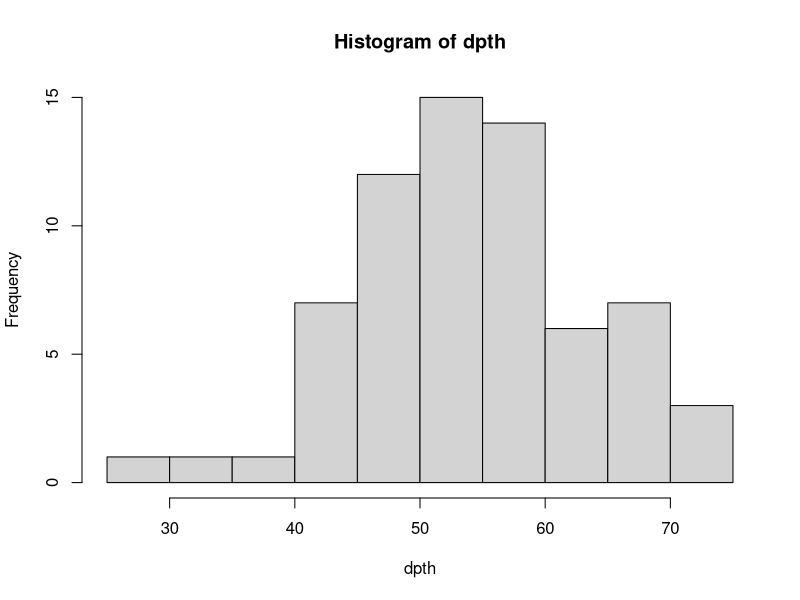
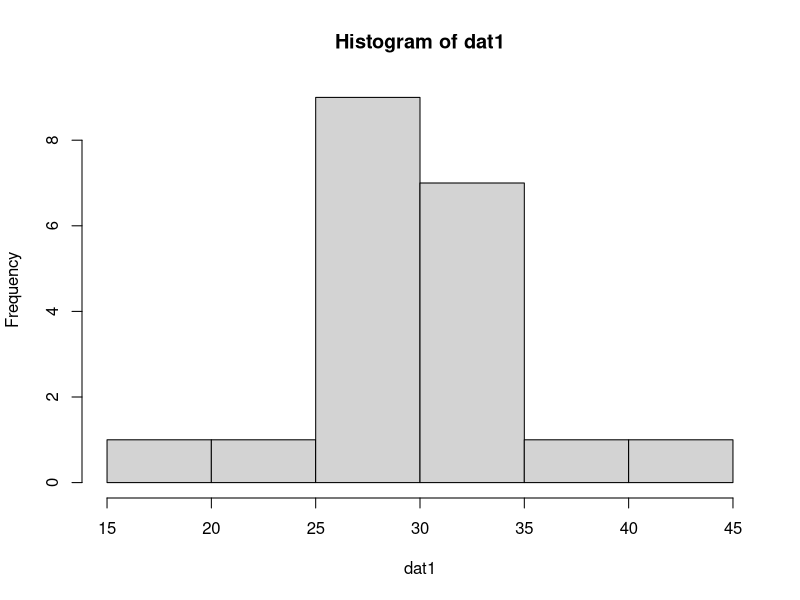
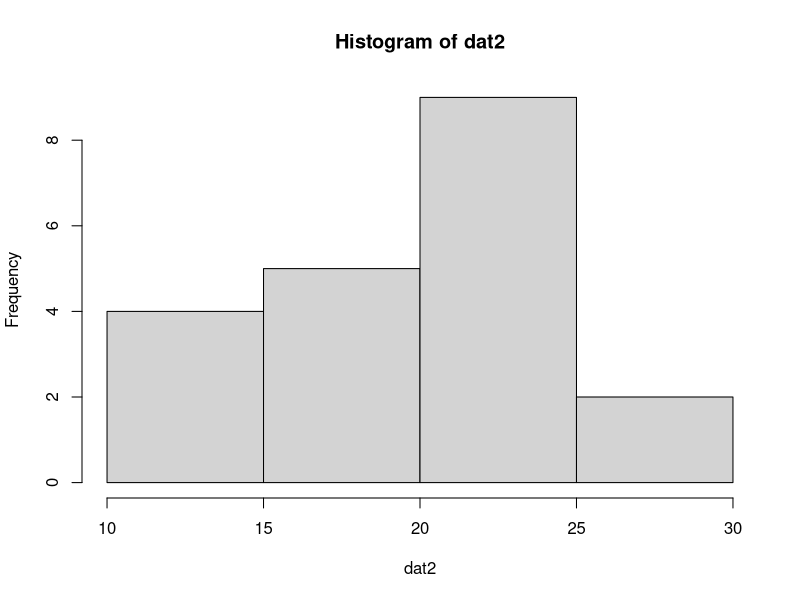
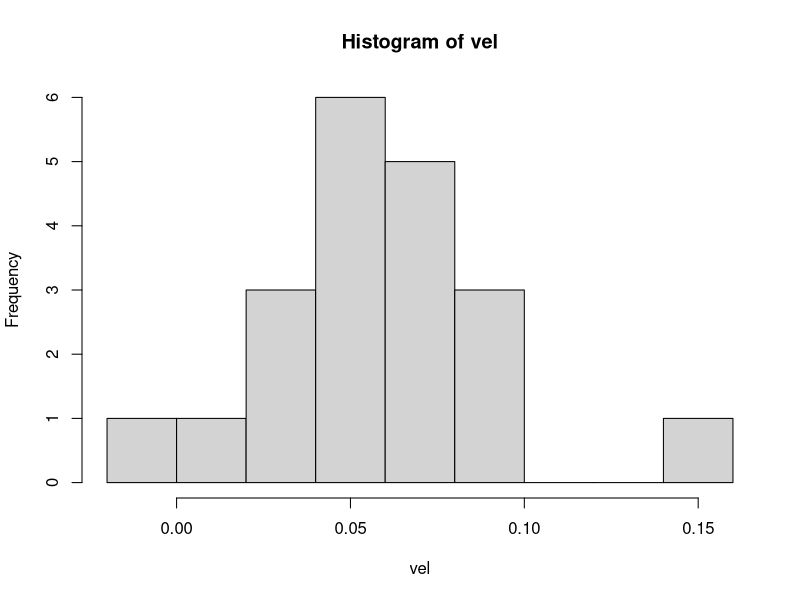
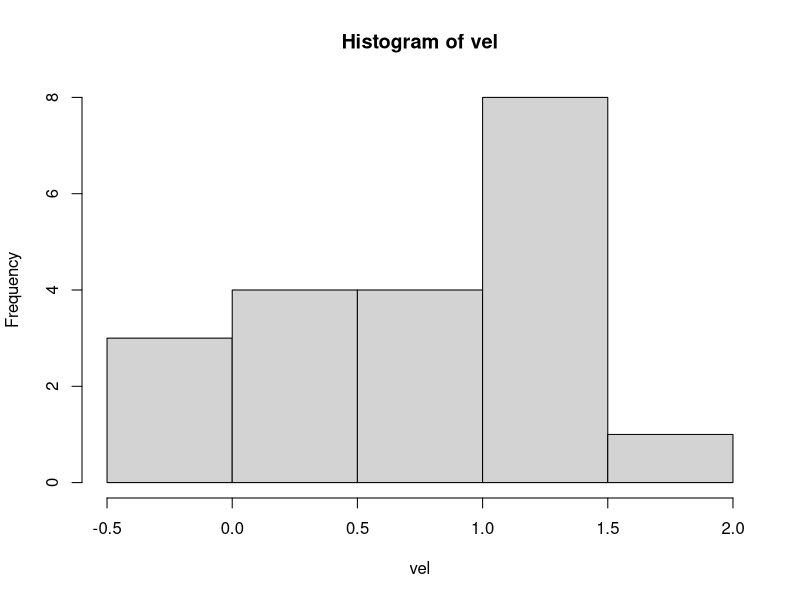
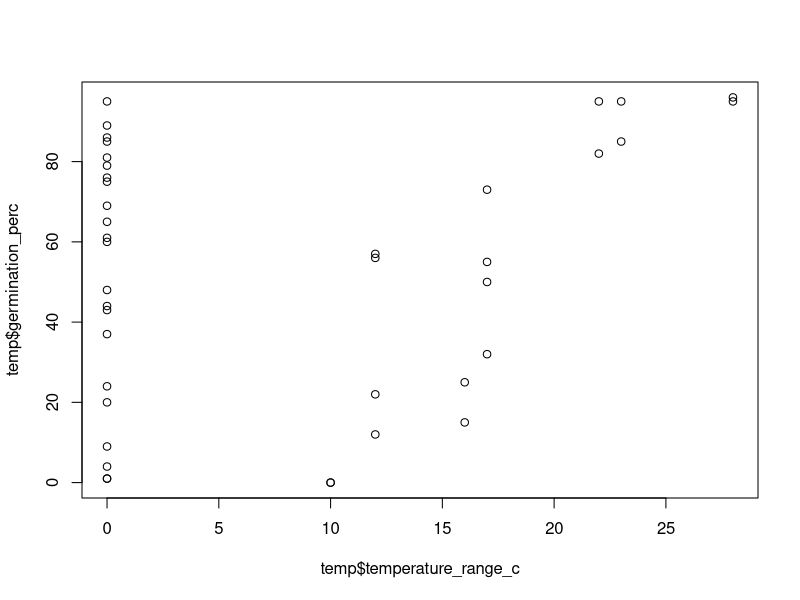

Source code (R) for these figures, in order:
library(tidyverse)



######## Depth -------------------------------------------------

#generate depth data using the districution prvided in this text
#Asaeda, T., Fujino, T., & Manatunge, J. (2005). Morphological adaptations of emergent plants to water flow: 
# frm the text: The mean (±SD) depth at which T. angustifolia colonised (54.3 ± 9.3 cm, n = 67) 
set.seed(85436)
dpth <- rnorm(n=67, mean = 54.3, sd = 9.3)
hist(dpth)

pres <- ifelse(dpth >= 70 | dpth <= 40 , 0, 1)

dat <- data.frame(
  "depth_cm" = dpth,
  "occurrence" = pres,
  "season" = "summer",
  "location" = "Tokyo",
  "species" = "Typha angustifolia",
  "year" = "2003",
  "source" = "Asaeda, Takashi & Fujino, Takeshi & Manatunge, Jagath. (2005). Morphological adaptations of emergent plants to water flow: A case study with Typha angustifolia, Zizania latifolia and Phragmites australis. Freshwater Biology."
  )
str(dat)
dat$season <- as.character(dat$season)
dat$location <- as.character(dat$location)
dat$species <- as.character(dat$species)
dat$year <- as.character(dat$year)
dat$source <- as.character(dat$source)


#charles jones thesis
#generate data from typha occurrence based on fig 3-4 and max vel reported on page 38
set.seed(85436)
dat1 <- rnorm(n=20, mean = 30, sd = 8)
hist(dat1)
pres <- ifelse(dat1 >= 111 | dat1 <= 0 , 0, 1)

dat1 <- data.frame(
  "depth_cm" = dat1,
  "occurrence" = pres,
  "season" = "summer",
  "location" = "Arizona",
  "species" = "Typha domingensis",
  "year" = "2002",
  "source" = "Jones, Charles E. 2003. Predicting Cattail responses to re-watering of a travertine stream: Decommissioning the Fossil Springs Dam. Masters Thesis. Northern Arizona University"
)

#make data for paired patches with no typha based on fig 3-4 and page 45 range
set.seed(854776)
dat2 <- rnorm(n=20, mean = 20, sd = 4)
hist(dat2)
pres <- 0

dat2 <- data.frame(
  "depth_cm" = dat2,
  "occurrence" = pres,
  "season" = "summer",
  "location" = "Arizona",
  "species" = "Typha domingensis",
  "year" = "2002",
  "source" = "Jones, Charles E. 2003. Predicting Cattail responses to re-watering of a travertine stream: Decommissioning the Fossil Springs Dam. Masters Thesis. Northern Arizona University"
)

dat1 <- rbind(dat1, dat2)
dat1$season <- as.character(dat1$season)
dat1$location <- as.character(dat1$location)
dat1$species <- as.character(dat1$species)
dat1$year <- as.character(dat1$year)
dat1$source <- as.character(dat1$source)



#note, if there is a start and an end month, we will use the end month



#1

dpth1a <- read.csv("Typha_Depth_Data_Collection/grace_1985a.csv")
dpth1b <- read.csv("Typha_Depth_Data_Collection/grace_1985b.csv")
dpth1c <- read.csv("Typha_Depth_Data_Collection/grace_1985c.csv")

dpth1a <- dpth1a %>% 
  select( "state", "end.month", "year", "species", "water.depth..cm.", "seeds.that.germinate....", "source") %>% 
  rename(location = state,
         season = end.month, 
         depth_cm = water.depth..cm.,
         germination_perc = seeds.that.germinate....)

dpth1b <- dpth1b %>% 
  select("state", "end.month", "year", "species","water.depth..cm.", "seeds.that.germinated.and.survived....", "source") %>% 
  rename(location = state,
         season = end.month, 
         depth_cm = water.depth..cm.,
         seedling_survial_perc = seeds.that.germinated.and.survived....)

dpth1c <- dpth1c %>%
  select("location..state.", "time..end.month.", "time..year.", "species", "water.depth..cm.", "Plant.Mass..g.", "source") %>% 
  rename(location = location..state.,
         season = time..end.month.,
         year = time..year.,
         depth_cm = water.depth..cm.,
         plant_mass_g = Plant.Mass..g.)

dpth1 <- full_join(dpth1a, dpth1b, by = c("location", "season", "year", "depth_cm", "species", "source"))
dpth1 <- full_join(dpth1, dpth1c, by = c("location", "season", "year", "depth_cm", "species", "source"))
dpth1$season <- "summer"

dpth1 <- dpth1 %>% select(1:6, 8, 9, 7)

rm(dpth1a, dpth1b, dpth1c)

str(dpth1)

dpth1$location <- as.character(dpth1$location)
dpth1$year <- as.character(dpth1$year)
dpth1$species <- as.character(dpth1$species)
dpth1$germination_perc <- as.numeric(dpth1$germination_perc)
dpth1$seedling_survial_perc <- as.numeric(dpth1$seedling_survial_perc)
dpth1$source <- as.character(dpth1$source)


#2

dpth2 <- read.csv("Typha_Depth_Data_Collection/grace_wetzel_1981.csv")

dpth2 <- dpth2 %>% 
  select(-X) %>% 
  rename(density_ramet_per_m2 = density_ramet.m2.mean,
         density_ramet_per_m2_sd = density_ramet.m2.sd,
         source = X.1,
         season = month) %>% 
  filter(season == "september") %>% 
  mutate(season = "summer",
         occurrence = ifelse(density_ramet_per_m2 > 0 , 1, 0),
         source = "J_Grace, J. B., & Wetzel, R. G. (1981). Habitat Partitioning and Competitive Displacement in Cattails (Typha). Experimental Field Studies. American Naturalist, 118(4), 463.474."
      )

dpth2$density_ramet_per_m2 <- as.numeric(dpth2$density_ramet_per_m2)
dpth2$depth_cm <- as.numeric(dpth2$depth_cm)
dpth2$species <- as.character(dpth2$species)
dpth2$density_ramet_per_m2 <- as.numeric(dpth2$density_ramet_per_m2) 
dpth2$depth_cm <- as.numeric(dpth2$depth_cm) 


#3

dpth3a <- read.csv("Typha_Depth_Data_Collection/grace_wetzel_1982a.csv")
dpth3b <- read.csv("Typha_Depth_Data_Collection/grace_wetzel_1982b.csv")
dpth3c <- read.csv("Typha_Depth_Data_Collection/grace_wetzel_1982c.csv")


dpth3a <- dpth3a %>% 
  select(-county) %>% 
  rename(location = state,
         season = month,
         depth_cm = water.depth..cm.,
         density_ramet_per_m2 = Density..ramets.m.2,
         dry_biomass_per_ramet_g = Biomass.production.ramet.g.ashfree.dry.weight,
         rhizomes_per_parent_ramet_num = Number.of.lateral.rhizomes.parent.ramet,
         dry_mean_rhizome_weight_g = Average.rhizome.weight..g.dry.weight,
         mean_rhizome_length_cm = Average.rhizome.length..cm,
         Root_biomass_perc_of_ramet = Root.biomass....of.ramet.weight)
dpth3a$depth_cm <- as.numeric(dpth3a$depth_cm)
dpth3a$density_ramet_per_m2 <- as.numeric(dpth3a$density_ramet_per_m2)
dpth3a$season <- "summer"


dpth3b <- dpth3b %>% 
  select(-county) %>% 
  rename(location = state,
         season = month,
         depth_cm = water.depth..cm.,
         leaf_ht_cm = Leaf.height..cm.,
         leaf_wt_g_per_dry_wt= Leaf.Weight..g.dry.weight,
         leaf_surfaceArea_cm2_per_cm_ht  = Leaf.surface.area..cm.2.cm.height,
         leaf_surfaceArea_cm2_per_gDryWeight = Leaf.surface.area..cm.2.g.dry.weight)
dpth3b$depth_cm <- as.numeric(dpth3b$depth_cm)
dpth3b$leaf_ht_cm <- as.numeric(dpth3b$leaf_ht_cm)
dpth3b$season <- "summer"


dpth3c <- dpth3c %>% 
  select(-location..county.) %>% 
  rename(location = location..state.,
         month = time..month.,
         year = time..year.,
         depth_cm = depth,
         leaf_ht_cm = Leaf.height..cm.,
         leaf_wt_g_per_dry_wt = Leaf.weight..g.dry.weight
          )
dpth3c$year <- as.character(dpth3c$year)
dpth3c$depth_cm <- as.numeric(dpth3c$depth_cm)
dpth3c$leaf_ht_cm <- as.numeric(dpth3c$leaf_ht_cm)

#we wont use dpth3c because its about seasonal changes and not about habitat suitability

dpth3 <- left_join(dpth3a, dpth3b, by = c("location", "season", "year", "species", "depth_cm", "source"))
dpth3 <- dpth3 %>% 
  select(1:11, 13:17, 12) %>% 
  mutate(occurrence = ifelse(density_ramet_per_m2 > 0 ,1, 0))

rm(dpth3a, dpth3b)

dpth3$species <- as.character(dpth3$species)
dpth3$location <- as.character(dpth3$location)
dpth3$year <- as.character(dpth3$yea)
dpth3$source <- as.character(dpth3$source)

#4

dpth4 <- read.csv("Typha_Depth_Data_Collection/grace_wetzel_1998.csv")


dpth4 <- dpth4 %>%
  rename(location = location..state.,
         year = time..year.,
         depth_cm = depth.range..cm.,
         relative_density_perc = percent.relative.density) %>% 
  separate(depth_cm, into = c("min_depth_cm", "max_depth_cm"), sep = "-")

str(dpth4)

dpth4$location <- as.character(dpth4$location)
dpth4$year <- as.character(dpth4$year)
dpth4$species <- as.character(dpth4$species)
dpth4$min_depth_cm <- as.numeric(dpth4$min_depth_cm)
dpth4$max_depth_cm <- as.numeric(dpth4$max_depth_cm)
dpth4$relative_density_perc <- as.numeric(dpth4$relative_density_perc)
dpth4$source <- as.character(dpth4$source)


#5


dpth5 <- read.csv("Typha_Depth_Data_Collection/miao_etal_1997.csv")
dpth5 <- dpth5 %>% 
  rename(year = time..year.,
         water_level_tolerance_m = water.level.tolerance..meters.)

dpth5$location <- as.character(dpth5$location)
dpth5$year <- as.character(dpth5$year)
dpth5$species <- as.character(dpth5$species)
dpth5$water_level_tolerance_m <- as.numeric(dpth5$water_level_tolerance_m )
dpth5$source <- as.character(dpth5$source)

#6

dpth6 <- read.csv("Typha_Depth_Data_Collection/waters_Shay_1992a.csv")

dpth6 <- dpth6 %>% 
  select(-time..start.month.) %>% 
  rename(season = time..end.month.,
         depth_cm = depth..cm.,
         shoot_ht_cm = shoot.height..cm.,
         shoot_dry_mass_g = shoot.dry.mass..g.,
         shoot_density_per_m2 = density..shoots.m.2.,
         shoot_density_per_m2_SD = SD......,
         stand_biomass_g_per_m2 = stand.biomass..g.m.2.) %>% 
  mutate(season = "summer",
         occurrence = ifelse(shoot_ht_cm > 0 , 1, 0))


dpth6$location <- as.character(dpth6$location)
dpth6$year <- as.character(dpth6$year)
dpth6$depth_cm <- as.numeric(dpth6$depth_cm)
dpth6$species <- as.character(dpth6$species)
dpth6$shoot_density_per_m2 <- as.numeric(dpth6$shoot_density_per_m2)
dpth6$source <- as.character(dpth6$source)

#7

dpth7 <- read.csv("Typha_Depth_Data_Collection/waters_Shay_1992b.csv")

dpth7 <- dpth7 %>% 
  rename(season = time..month., 
         year = time..year., 
         depth_cm = water.depth..cm., 
         shoot_ht_cm = shoot.height..cm., 
         shoot_ht_SD = SD, 
         veg_mass_g = vegetation.mass..g., 
         veg_mass_SD = SD.1, 
         reproductive_mass_g = reproductive.mass..g., 
         reproductive_mass_SD = SD.2, 
         spike_length_cm = spike.length..cm., 
         spike_length_SD = SD.3, 
         spike_width_cm = spike.width..cm., 
         spike_width_SD = SD.4, 
         gap_length_cm = gap.length..cm., 
         gap_length_SD = SD.5) %>% 
  mutate(season = "summer",
         occurrence = ifelse(shoot_ht_cm > 0 , 1, 0))



str(dpth7)

dpth7$location <- as.character(dpth7$location)
dpth7$species <- as.character(dpth7$species)
dpth7$year <- as.character(dpth7$year)
dpth7$depth_cm <- as.numeric(dpth7$depth_cm)
dpth7$source <- as.character(dpth7$source)


#create final depth file

depth <- bind_rows(dat, dat1, dpth1, dpth2, dpth3, dpth4, dpth5, dpth6, dpth7)
depth$species <- tolower(depth$species)
depth$species <- trimws(depth$species)
depth$species[depth$species == "typha glauca godr."] <- "typha glauca"

save(depth, file = "typha_depth.RData")


ref <- depth %>% 
  filter(!is.na(occurrence))
unique(ref$source)

######## Velocity -------------------------------------------------


#1

#make data from typha occurrence based on fig 3-4 and max vel reported on page 38
set.seed(85436)
vel <- rnorm(n=20, mean = 0.06, sd = 0.05)
hist(vel)
pres <- ifelse(vel >= 0.107 | vel <= 0 , 0, 1)

vel1 <- data.frame(
  "vel_m_s" = vel,
  "occurrence" = pres,
  "season" = "summer",
  "location" = "Arizona",
  "species" = "Typha domingensis",
  "year" = "2003",
  "source" = "Jones, Charles E. 2003. Predicting Cattail responses to re-watering of a travertine stream: Decommissioning the Fossil Springs Dam. Masters Thesis. Northern Arizona University"
)

#make data for paired patches with no typha based on fig 3-4 and page 45 range
set.seed(854776)
vel <- rnorm(n=20, mean = 0.82, sd = 0.4)
hist(vel)
pres <- 0

vel2 <- data.frame(
  "vel_m_s" = vel,
  "occurrence" = pres,
  "season" = "summer",
  "location" = "Arizona",
  "species" = "Typha domingensis",
  "year" = "2002",
  "source" = "Jones, Charles E. 2003. Predicting Cattail responses to re-watering of a travertine stream: Decommissioning the Fossil Springs Dam. Masters Thesis. Northern Arizona University"
)

vel <- rbind(vel1, vel2)

str(vel)
vel$season <- as.character(vel$season)
vel$location <- as.character(vel$location)
vel$species <- as.character(vel$species)
vel$year <- as.character(vel$year)
vel$source <- as.character(vel$source)



#2
vel1 <- read.csv("Typha_Velocity_Data Collection/Asaeda2005.csv")
vel1 <- vel1 %>% 
  select(2,3, 6, 8:10, 12, 14, 16, 18) %>% 
  rename(shoot_density_per_m2 = shoot_density_num_per_m2) %>% 
  filter(!is.na(year)) %>% 
  mutate(season = "summer",
         vel_m_s = 0.01*(velocity_cm_s),
         occurrence = ifelse(patchArea_m2 > 0 , 1, 0))


str(vel1)

vel1$location <- as.character(vel1$location)
vel1$species <- as.character(vel1$species)
vel1$year <- as.character(vel1$year)
vel1$source <- as.character(vel1$source)
vel1$Shoots_num <- as.numeric(vel1$Shoots_num)
vel1$Mean_shoot_diameter_mm_long <- as.numeric(vel1$Mean_shoot_diameter_mm_long)


#make final velocity data

velocity <- bind_rows(vel, vel1) %>% 
  select(location, year, season, species, occurrence, 
         vel_m_s, velocity_cm_s, 
         patchArea_m2,  Shoots_num, shoot_density_per_m2, 
         Mean_shoot_diameter_mm_long, Mean_shoot_diameter_mm_short, source)


save(velocity, file = "typha_velocity.RData")




######## Temperature -------------------------------------------------


#prepping data for temperature impacts on Typha

tmp1 <- read.csv("Typha_Temperature_Data_Collection/Lombardi_etal_1997.csv")
head(tmp1)
tmp1 <- tmp1 %>% 
  select(2, 3, 5, 8:11, 13) %>% 
  rename(location = location..country.)
names(tmp1) <- tolower(names(tmp1))


tmp2 <- read.csv("Typha_Temperature_Data_Collection/Morinaga1926.csv")
head(tmp2)
tmp2 <- tmp2 %>% 
  select(1, 2, 4:7, 10) %>% 
  mutate(temperature_range_C = high_temperature_C - low_temperature_C,
         temperature_type = "variable")
names(tmp2) <- tolower(names(tmp2))

tmp3 <- read.csv("Typha_Temperature_Data_Collection/Sifton_2011.csv")
tmp3 <- tmp3 %>% 
  select(2, 4:10, 12) %>% 
  mutate(low_temperature_C = temperature_C,
         high_temperature_C = temperature_C) %>% 
  select(-temperature_C)
names(tmp3) <- tolower(names(tmp3))

tmp4 <- read.csv("Typha_Temperature_Data_Collection/Bonnewell_1983.csv")
names(tmp4)
tmp4 <- tmp4 %>% 
  rename(location = location_where_seed_is_from,
         exp_type = location_of_experiment) %>% 
  mutate(low_temperature_C = temperature_C,
         high_temperature_C = temperature_C,
         temperature_range_c  = high_temperature_C - low_temperature_C,
         temperature_type = "constant") %>% 
  select(-temperature_C)
names(tmp4) <- tolower(names(tmp4))


temp <- bind_rows(tmp1, tmp2, tmp3, tmp4)
temp <- temp %>% 
  mutate(temp_midRng_c = (low_temperature_c+high_temperature_c) / 2)

plot(temp$temperature_range_c, temp$germination_perc)

summary(lm(germination_perc ~ high_temperature_c + temperature_range_c, data = temp))
